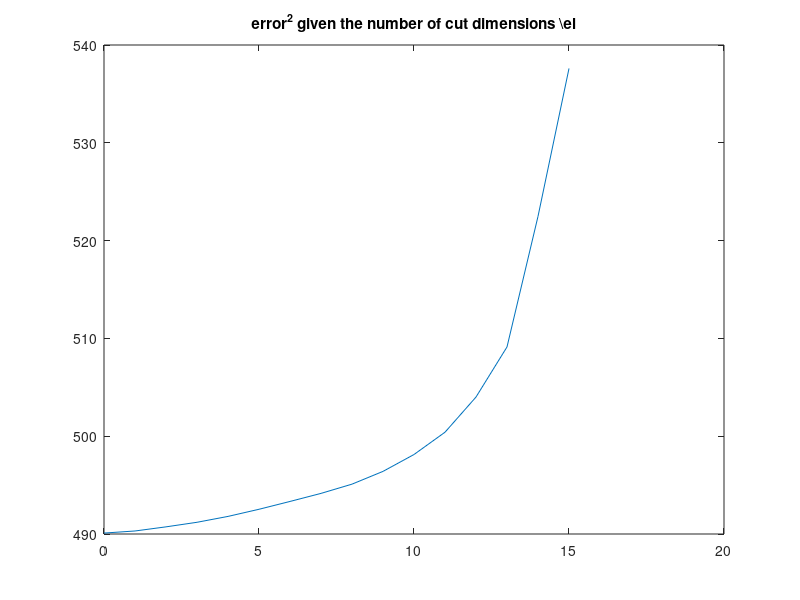

Write MATLAB code to recreate this figure. (Note: this script raises an error after producing the figure.)
% Tutorial 5 Exercise 2 Subtask 2.2
% Iskren Ivov Chernev s9ischer@stud.uni-saarland.de

function pca_test(varargin)

  if length(varargin) > 0
    D = varargin{1};
  else
    D = importdata('alo.txt');
    D = D.data;
  end

  % sorry, I'm using the opposite naming convension
  %  N -- number of dimensions
  %  M -- number of vectors
  [M, N] = size(D);

  [P, V] = pca(D);
  avg = mean(D);

  err = zeros(N, 1);
  for l = 1:N
    Pc = P(:, 1:N+1-l);
    for i = 1:M
      % (- avg) was not on in the sheet ... grrr
      xi = D(i, :) - avg;
      xib = backproj(Pc, xi);
      err(l) = err(l) + sum((xi - (xib + avg)) .^ 2);
    end
  end

  % normalize
  err = err ./ M;

  plot(0:N-1, err);
  title('error^2 given the number of cut dimensions \el');
  axis(1, 'l');

end

% Given a projection matrix (already cut for the desired 'compression') returns
% the backprojected compressed vector (that is -- same number of dimensions as
% x, but less acurate).
function xbp = backproj(Pc, x)
  % x is row-vector, Pc is N x N-l+1
  xp = x * Pc;
  xbp = xp * Pc';
end
